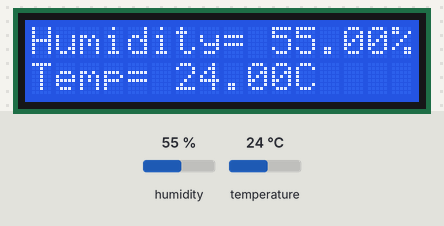
This sketch was run on a simulated ESP8266 (NodeMCU). On the bench: 16×2 character LCD. Inputs (shaded band) come from the test bench; at power-on: humidity 55 %, temperature 24 °C.

Above: at 1.2 s.
1.3 s: humidity set to 22 %
At 3.4 s:
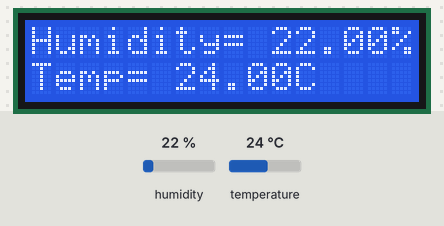
4.0 s: temperature set to 12 °C
At 4.8 s:
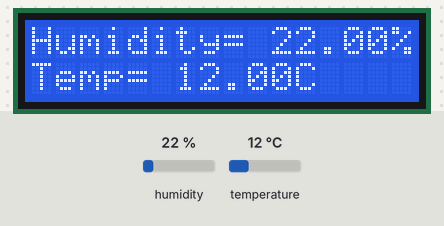
6.7 s: humidity set to 40 %
At 8.9 s:
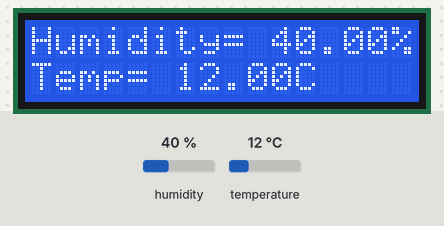
9.7 s: temperature set to 19 °C
At 11.6 s:
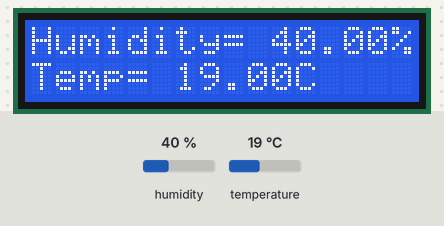
Timing chart, 0 to 13.1 s (numbered marks = the images above; inputs shaded):
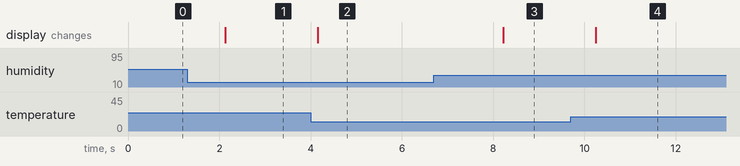

The sketch:

NodeMCU_DHT22test.ino
```cpp
#include <DHT.h>                // Include DHT sensor library
#include <Wire.h>               // Include I2C bus library
#include <LiquidCrystal_I2C.h>  // Include LCD-I2C bus library
#define DHTTYPE DHT22          // Define type of sensor
#define DHTPIN  D4              // Define connected pin

// Set the LCD address to 0x27/0X3F for I2C-LCD16x2 module
LiquidCrystal_I2C lcd(0x27, 16, 2);

DHT dht(DHTPIN, DHTTYPE, 15);   // Initial DHT sensor

void setup()
{
  dht.begin();                  // Start DHT sensor operation
  lcd.init();                  // Start LCD operation
  lcd.backlight();              // Turn on backlight of LCD
  lcd.setCursor(0, 0);          // Set LCD home position
  lcd.print("Humidity=");       // Print Humidity message
  lcd.setCursor(0, 1);          // Set LCD home position of 2nd line
  lcd.print("Temp=");           // Print Temperature message
}
void loop()
{
  float humid = dht.readHumidity();     // Read humidity data
  float temp = dht.readTemperature();   // Read temperature data
  lcd.setCursor(10, 0);
  lcd.print(humid + String("%"));       // Show humidity value in %RH
  lcd.setCursor(6, 1);
  lcd.print(temp + String("C"));        // Show temperature value in Celcuis
  delay(1000);                          // Delay 1 second before restart
}
```

Measured:
- after the input at 1.3 s, the display: changes after 0.83 s (image 1)
- after the input at 4.0 s, the display: changes after 0.16 s (image 2)
- after the input at 6.7 s, the display: changes after 1.5 s (image 3)
- after the input at 9.7 s, the display: changes after 0.55 s (image 4)
